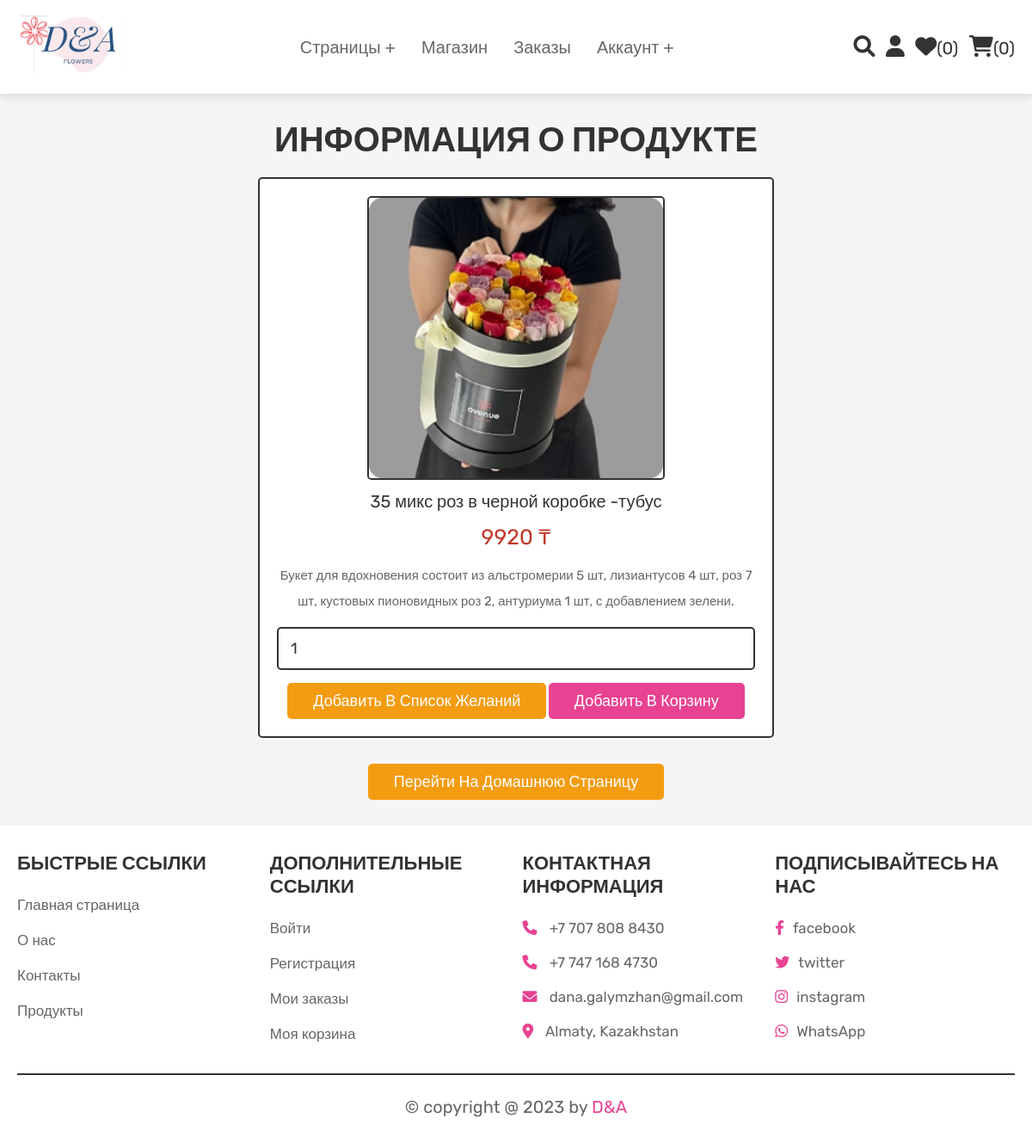
Page /view_page.php?pid=21 (signed in) on the committed database.
### tables this page shows
CREATE TABLE `products` (
  `id` int(100) NOT NULL,
  `name` varchar(100) NOT NULL,
  `details` varchar(500) NOT NULL,
  `price` int(100) NOT NULL,
  `image` varchar(100) NOT NULL
);

### view_page.php (the view, shortened to what this page needs)
<?php
@include 'config.php';
?>
<!DOCTYPE html>
<html lang="en">
<head>
   <link rel="stylesheet" href="https://cdnjs.cloudflare.com/ajax/libs/font-awesome/6.0.0/css/all.min.css">
   <link rel="stylesheet" href="css/style.css">
</head>
<body>
<?php @include 'header.php'; ?>
<section class="quick-view">
    <h1 class="title">ИНФОРМАЦИЯ О ПРОДУКТЕ</h1>
    <?php
        if(isset($_GET['pid'])){
            $pid = $_GET['pid'];
            $select_products = mysqli_query($conn, "SELECT * FROM `products` WHERE id = '$pid'") or die('query failed');
         if(mysqli_num_rows($select_products) > 0){
            while($fetch_products = mysqli_fetch_assoc($select_products)){
    ?>
    <form action="" method="POST">
         <img src="uploaded_img/<?php echo $fetch_products['image']; ?>" alt="" class="image">
         <div class="name"><?php echo $fetch_products['name']; ?></div>
         <div class="price"><?php echo $fetch_products['price']; ?> ₸</div>
         <div class="details"><?php echo $fetch_products['details']; ?></div>
         <input type="number" name="product_quantity" value="1" min="0" class="qty">
         <input type="submit" value="добавить в список желаний" name="add_to_wishlist" class="option-btn">
         <input type="submit" value="добавить в корзину" name="add_to_cart" class="btn">
      </form>
    <?php
            }
        }else{
        echo '<p class="empty">подробная информация о продуктах недоступна!</p>';
        }
    }
    ?>
    <div class="more-btn">
        <a href="home.php" class="option-btn">перейти на домашнюю страницу</a>
    </div>
</section>
<?php @include 'footer.php'; ?>
</body>
</html>

### css/style.css (style rules this page uses)
:root { --pink:#e84393; --red:#c0392b; --orange:#f39c12; --black:#333; --white:#fff; --light-color:#666; --light-white:#ccc; --light-bg:#f5f5f5; --border:.2rem solid var(--black); --box-shadow:0 .5rem 1rem rgba(0,0,0,.1); }
* { font-family: 'Rubik', sans-serif; margin:0; padding:0; box-sizing: border-box; outline: none; border:none; text-decoration: none; transition:all .2s linear; }
html { font-size: 62.5%; overflow-x: hidden; scroll-behavior: smooth; scroll-padding-top: 6.5rem; }
body { background: var(--light-bg); }
section { padding:3rem 2rem; }
.btn, .delete-btn, .option-btn { display: inline-block; border-radius: .5rem; margin-top: 1rem; font-size: 1.8rem; color:var(--white); cursor: pointer; padding:1rem 3rem; text-transform: capitalize; }
.btn { background-color: var(--pink); }
.option-btn { background-color: var(--orange); }
.more-btn { margin-top: 2rem; text-align: center; }
.title { text-align: center; margin-bottom: 2rem; color:var(--black); text-transform: uppercase; font-size: 4rem; }
.quick-view form { max-width: 60rem; padding:2rem; text-align: center; border:var(--border); box-shadow: var(--border); border-radius: .5rem; background-color: var(--white); margin:0 auto; }
.quick-view form .image { height: 33rem; border:var(--border); border-radius: .5rem; }
.quick-view form .name { margin:1rem 0; font-size: 2rem; color:var(--black); }
.quick-view form .price { color:var(--red); font-size: 2.5rem; padding:.5rem 0; }
.quick-view form .details { padding:1rem 0; font-size: 1.5rem; color:var(--light-color); line-height: 2; }
.quick-view form .qty { width: 100%; padding:1.2rem 1.4rem; font-size: 1.8rem; color:var(--black); border-radius: .5rem; border:var(--border); margin:.5rem 0; }

### rows in the picture
products: image (picture), name "35 микс роз в черной коробке -тубус", price "9920", details "Букет для вдохновения состоит из альстромерии 5 шт, лизиантусов 4 шт, роз 7 шт, кустовых пионовидных роз 2, антуриума 1 шт, с добавлением зелени."

### other values in the picture
$wishlist_num_rows "0"
$cart_num_rows "0"
